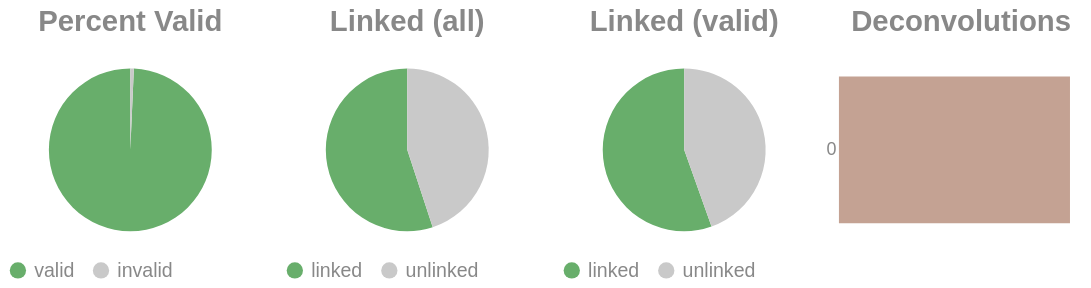

Here is the notebook cell this chart was saved with:
### Code cell
if SKIPLR:
    pass
else:
    clash = Counter()
    for i in valids['molecule'].to_list():
        _mol = i.split("-")
        if len(_mol) == 1:
            clash.update('0')
        else:
            clash.update(_mol[-1])

    _d = {"deconvolutions": [], 'count': []}
    for k,v in clash.items():
        _d['deconvolutions'].append(k)
        _d['count'].append(v)

    tot_valid = valids['reads'].sum()
    mask = valids['reads'] >= 2
    n_linked_reads = valids.filter(mask)['reads'].sum()
    if n_linked_reads == 0:
        print_html("No linked molecules (>=2 reads) were detected; skipping linked-only distributions.")
        SKIPLR = True
    else:
        perc_valid = round(tot_valid / n_reads, 4)
        linked_perc_abs = round(n_linked_reads / n_reads, 4)
        linked_perc = round(n_linked_reads / tot_valid, 4)

    _valid = pl.DataFrame({"valids": ['valid', 'invalid'], "count": [tot_valid, n_reads - tot_valid]})
    _linked_abs = pl.DataFrame({"linked (absolute)": ['linked', 'unlinked'], "count": [n_linked_reads, n_reads - n_linked_reads]})
    _linked_rel = pl.DataFrame({"linked (valids)": ['linked', 'unlinked'], "count": [n_linked_reads, tot_valid - n_linked_reads]})

    (
        alt.hconcat(
            piechart(_valid, goodval = 'valid', title = "Percent Valid"),
            piechart(_linked_abs, goodval = "linked", title =  "Linked (all)"),
            piechart(_linked_rel, goodval = "linked", title =  "Linked (valid)"),
            convolutionbar(pl.DataFrame(_d), title = "Deconvolutions"),
            center = True,
            bounds = 'flush'
        )
        .resolve_scale(color='independent')
        .resolve_legend('independent')
        .properties(usermeta={'embedOptions': {"actions": False}})
    ).display()

### Figure 1 — Vega-Lite specification as saved in the notebook (floating-point values rounded to 4 significant figures)
{"width": "container", "height": 400, "config": {"title": {"anchor": "start", "dy": -15, "fontSize": 18, "color": "#888888", "subtitleColor": "#888888", "subtitleFontSize": 14}, "arc": {"fill": "#0072B2"}, "axis": {"domainColor": "#888888", "domainWidth": 0.5, "gridWidth": 0.2, "grid": false, "titleFontWeight": 400, "titleFontSize": 15, "labelFontSize": 11, "labelColor": "#888888", "tickColor": "#888888", "tickWidth": 0.2, "titleColor": "#888888"}, "axisBand": {"grid": false}, "axisX": {"grid": true, "tickSize": 10, "domainCap": "round"}, "axisY": {"domain": false, "grid": true, "tickSize": 0, "domainCap": "round"}, "background": "transparent", "header": {"labelFontSize": 15, "labelColor": "#888888", "titleFontSize": 15, "titleFontWeight": 600, "titleColor": "#888888"}, "legend": {"labelFont": "sans-serif", "labelFontSize": 12, "labelColor": "#888888", "symbolSize": 100, "symbolType": "circle", "titleFontSize": 12, "titlePadding": 10, "titleColor": "#888888", "title": null}, "range": {"category": ["#E69F00", "#56B4E9", "#009E73", "#F0E442", "#0072B2", "#D55E00", "#CC79A7", "#000000"], "diverging": ["#cfe8f3", "#a2d4ec", "#73bfe2", "#46abdb", "#1696d2", "#12719e"]}, "area": {"fill": "#0072B2", "fillOpacity": 0.7, "line": true, "strokeOpacity": 0.7}, "line": {"color": "#0072B2", "stroke": "#0072B2", "strokeWidth": 2}, "trail": {"color": "#0072B2", "stroke": "#0072B2", "strokeWidth": 0, "size": 1}, "point": {"filled": true, "fillOpacity": 1.0, "size": 95}, "text": {"color": "#888888", "fontSize": 11, "align": "right", "fontWeight": 400, "size": 11}, "bar": {"fill": "#0072B2", "stroke": null}, "view": {"stroke": null, "continuousWidth": 660, "continuousHeight": 400}}, "hconcat": [{"data": {"name": "data-62c48edd7a8d20480d11273032a94812"}, "mark": {"type": "arc"}, "encoding": {"color": {"field": "valids", "legend": {"orient": "bottom", "title": null}, "scale": {"domain": ["valid", "invalid"], "range": ["#68ae6b", "#C9C9C9"]}, "title": "Valids", "type": "nominal"}, "theta": {"field": "count", "type": "quantitative"}, "tooltip": [{"field": "valids", "title": "Valids", "type": "ordinal"}, {"field": "percent", "format": ".2%", "title": "Percent", "type": "quantitative"}, {"field": "count", "title": "Count", "type": "quantitative"}]}, "height": 100, "title": {"text": "Percent Valid", "align": "center", "anchor": "middle"}, "transform": [{"calculate": "datum.count / 13682383", "as": "percent"}], "width": 150}, {"data": {"name": "data-2c0f3fab725b8aa6c92b1061a1230aa0"}, "mark": {"type": "arc"}, "encoding": {"color": {"field": "linked (absolute)", "legend": {"orient": "bottom", "title": null}, "scale": {"domain": ["linked", "unlinked"], "range": ["#68ae6b", "#C9C9C9"]}, "title": "Linked (Absolute)", "type": "nominal"}, "theta": {"field": "count", "type": "quantitative"}, "tooltip": [{"field": "linked (absolute)", "title": "Linked (Absolute)", "type": "ordinal"}, {"field": "percent", "format": ".2%", "title": "Percent", "type": "quantitative"}, {"field": "count", "title": "Count", "type": "quantitative"}]}, "height": 100, "title": {"text": "Linked (all)", "align": "center", "anchor": "middle"}, "transform": [{"calculate": "datum.count / 13682383", "as": "percent"}], "width": 150}, {"data": {"name": "data-7c97e084182c3cba4bd53501e1e28efe"}, "mark": {"type": "arc"}, "encoding": {"color": {"field": "linked (valids)", "legend": {"orient": "bottom", "title": null}, "scale": {"domain": ["linked", "unlinked"], "range": ["#68ae6b", "#C9C9C9"]}, "title": "Linked (Valids)", "type": "nominal"}, "theta": {"field": "count", "type": "quantitative"}, "tooltip": [{"field": "linked (valids)", "title": "Linked (Valids)", "type": "ordinal"}, {"field": "percent", "format": ".2%", "title": "Percent", "type": "quantitative"}, {"field": "count", "title": "Count", "type": "quantitative"}]}, "height": 100, "title": {"text": "Linked (valid)", "align": "center", "anchor": "middle"}, "transform": [{"calculate": "datum.count / 13587429", "as": "percent"}], "width": 150}, {"data": {"name": "data-302c8d87114fc112e447e8fc173c5a81"}, "mark": {"type": "bar"}, "encoding": {"color": {"field": "deconvolutions", "legend": null, "scale": {"scheme": "lightgreyred"}, "type": "nominal"}, "tooltip": [{"field": "deconvolutions", "title": "Deconvolutions", "type": "ordinal"}, {"field": "percent", "format": ".2%", "title": "Percent", "type": "quantitative"}, {"field": "count", "title": "Count", "type": "quantitative"}], "x": {"axis": null, "field": "count", "type": "quantitative"}, "y": {"field": "deconvolutions", "sort": "ascending", "title": null, "type": "nominal"}}, "height": 100, "title": {"text": "Deconvolutions", "align": "center", "anchor": "middle"}, "transform": [{"calculate": "datum.count / 8509685", "as": "percent"}], "width": 150}], "bounds": "flush", "center": true, "resolve": {"legend": {"angle": "independent"}, "scale": {"color": "independent"}}, "usermeta": {"embedOptions": {"actions": false}}, "$schema": "https://vega.github.io/schema/vega-lite/v6.1.0.json", "datasets": {"data-62c48edd7a8d20480d11273032a94812": [{"valids": "valid", "count": 13587429}, {"valids": "invalid", "count": 94954}], "data-2c0f3fab725b8aa6c92b1061a1230aa0": [{"linked (absolute)": "linked", "count": 7534437}, {"linked (absolute)": "unlinked", "count": 6147946}], "data-7c97e084182c3cba4bd53501e1e28efe": [{"linked (valids)": "linked", "count": 7534437}, {"linked (valids)": "unlinked", "count": 6052992}], "data-302c8d87114fc112e447e8fc173c5a81": [{"deconvolutions": "0", "count": 8509685}]}}
